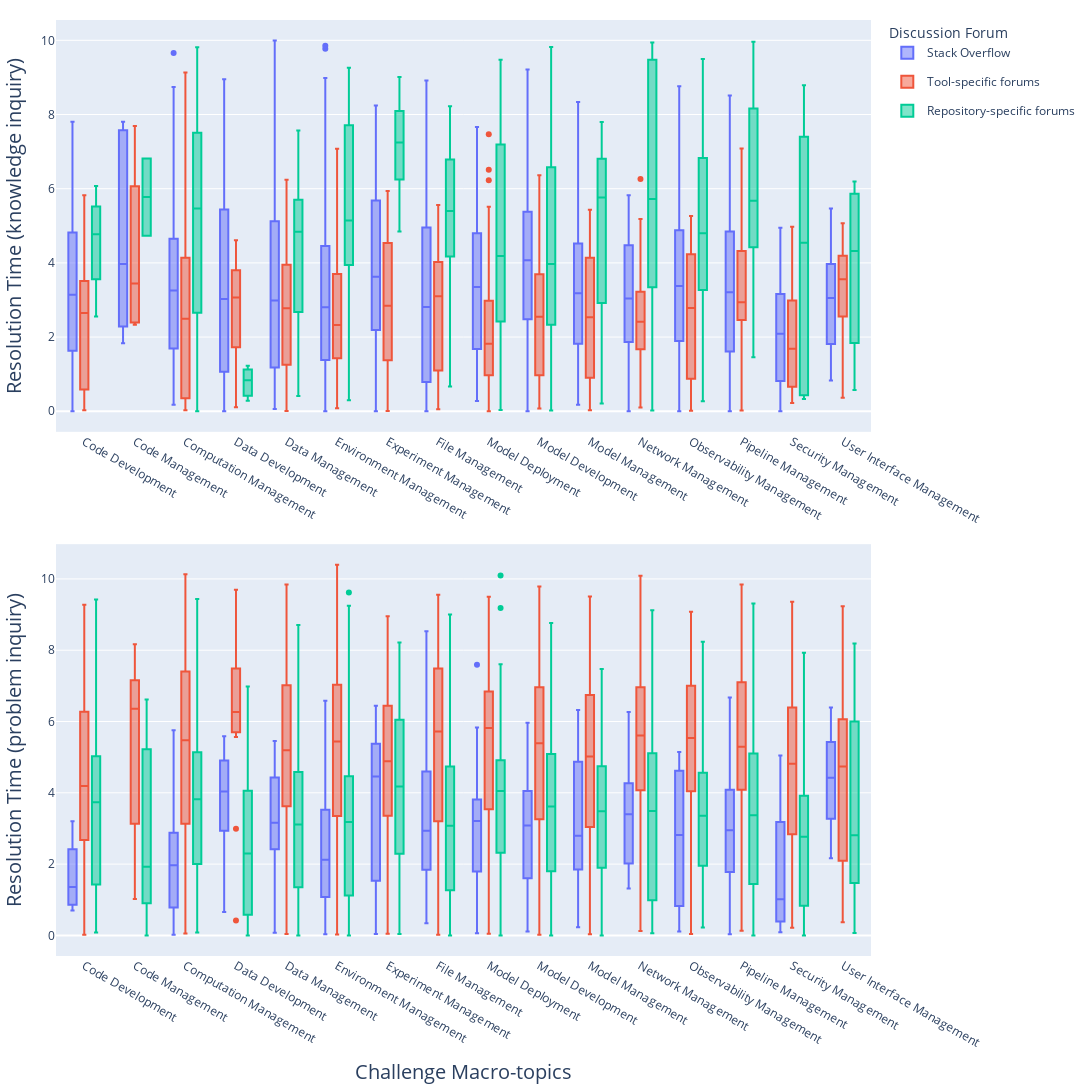

Notebook source saved alongside this figure:
### Code cell
df = pd.read_json(os.path.join(path_rq3, 'forums.json'))
df = df.sort_values('Challenge_topic_macro')
df['Challenge_resolved_time'] = df['Challenge_resolved_time'].apply(lambda x: np.log(x+1))
df['Challenge_topic_macro'] = df['Challenge_topic_macro'].apply(lambda x: macro_topic_indexing[x])

n = len(df['Challenge_type'].unique())
fig = make_subplots(rows=n, cols=1, shared_xaxes=False, vertical_spacing=0.12)

for i, (type, group) in enumerate(df.groupby('Challenge_type')):
    temp_fig = px.box(group, x="Challenge_topic_macro", y="Challenge_resolved_time", color="Platform")
    for trace in temp_fig.data:       
        trace.showlegend = True if i == 0 else False
        fig.add_trace(trace, row=i+1, col=1)
    if i == n - 1:
        fig.update_xaxes(title_text=f'Challenge Macro-topics', title_font=dict(size=20), row=i+1, col=1)
    fig.update_yaxes(title_text=f'Resolution Time ({type} inquiry)', title_font=dict(size=20), row=i+1, col=1)

fig.update_layout(
    width=1500, 
    height=1500,
    margin=go.layout.Margin(
        l=20,  # left margin
        r=20,  # right margin
        b=20,  # bottom margin
        t=20,  # top margin
    ),
    legend_title='Discussion Forum',
    boxmode='group' 
)
fig.show()
fig.write_image(os.path.join(path_rq3, f'Macro-topics resolution time boxplot.pdf'))

### Figure 1 — Plotly figure (JSON) as saved in the notebook; plotly's stock layout.template omitted (floating-point values rounded to 4 significant figures; data arrays with more than 128 entries replaced by an {"elided": "..."} marker saying what was removed)
{"data": [{"alignmentgroup": "True", "hovertemplate": "Platform=Stack Overflow<br>Challenge_topic_macro=%{x}<br>Challenge_resolved_time=%{y}<extra></extra>", "legendgroup": "Stack Overflow", "marker": {"color": "#636efa"}, "name": "Stack Overflow", "notched": false, "offsetgroup": "Stack Overflow", "orientation": "v", "showlegend": true, "type": "box", "x": {"elided": "3029 str values"}, "x0": " ", "xaxis": "x", "y": {"elided": "3029 float values"}, "y0": " ", "yaxis": "y"}, {"alignmentgroup": "True", "hovertemplate": "Platform=Tool-specific forums<br>Challenge_topic_macro=%{x}<br>Challenge_resolved_time=%{y}<extra></extra>", "legendgroup": "Tool-specific forums", "marker": {"color": "#EF553B"}, "name": "Tool-specific forums", "notched": false, "offsetgroup": "Tool-specific forums", "orientation": "v", "showlegend": true, "type": "box", "x": {"elided": "2224 str values"}, "x0": " ", "xaxis": "x", "y": {"elided": "2224 float values"}, "y0": " ", "yaxis": "y"}, {"alignmentgroup": "True", "hovertemplate": "Platform=Repository-specific forums<br>Challenge_topic_macro=%{x}<br>Challenge_resolved_time=%{y}<extra></extra>", "legendgroup": "Repository-specific forums", "marker": {"color": "#00cc96"}, "name": "Repository-specific forums", "notched": false, "offsetgroup": "Repository-specific forums", "orientation": "v", "showlegend": true, "type": "box", "x": {"elided": "339 str values"}, "x0": " ", "xaxis": "x", "y": {"elided": "339 float values"}, "y0": " ", "yaxis": "y"}, {"alignmentgroup": "True", "hovertemplate": "Platform=Tool-specific forums<br>Challenge_topic_macro=%{x}<br>Challenge_resolved_time=%{y}<extra></extra>", "legendgroup": "Tool-specific forums", "marker": {"color": "#636efa"}, "name": "Tool-specific forums", "notched": false, "offsetgroup": "Tool-specific forums", "orientation": "v", "showlegend": false, "type": "box", "x": {"elided": "2475 str values"}, "x0": " ", "xaxis": "x2", "y": {"elided": "2475 float values"}, "y0": " ", "yaxis": "y2"}, {"alignmentgroup": "True", "hovertemplate": "Platform=Repository-specific forums<br>Challenge_topic_macro=%{x}<br>Challenge_resolved_time=%{y}<extra></extra>", "legendgroup": "Repository-specific forums", "marker": {"color": "#EF553B"}, "name": "Repository-specific forums", "notched": false, "offsetgroup": "Repository-specific forums", "orientation": "v", "showlegend": false, "type": "box", "x": {"elided": "2019 str values"}, "x0": " ", "xaxis": "x2", "y": {"elided": "2019 float values"}, "y0": " ", "yaxis": "y2"}, {"alignmentgroup": "True", "hovertemplate": "Platform=Stack Overflow<br>Challenge_topic_macro=%{x}<br>Challenge_resolved_time=%{y}<extra></extra>", "legendgroup": "Stack Overflow", "marker": {"color": "#00cc96"}, "name": "Stack Overflow", "notched": false, "offsetgroup": "Stack Overflow", "orientation": "v", "showlegend": false, "type": "box", "x": {"elided": "3657 str values"}, "x0": " ", "xaxis": "x2", "y": {"elided": "3657 float values"}, "y0": " ", "yaxis": "y2"}], "layout": {"boxmode": "group", "height": 1500, "legend": {"title": {"text": "Discussion Forum"}}, "margin": {"b": 20, "l": 20, "r": 20, "t": 20}, "width": 1500, "xaxis": {"anchor": "y", "domain": [0, 1]}, "xaxis2": {"anchor": "y2", "domain": [0, 1], "title": {"font": {"size": 20}, "text": "Challenge Macro-topics"}}, "yaxis": {"anchor": "x", "domain": [0.56, 1], "title": {"font": {"size": 20}, "text": "Resolution Time (knowledge inquiry)"}}, "yaxis2": {"anchor": "x2", "domain": [0, 0.44], "title": {"font": {"size": 20}, "text": "Resolution Time (problem inquiry)"}}}}
